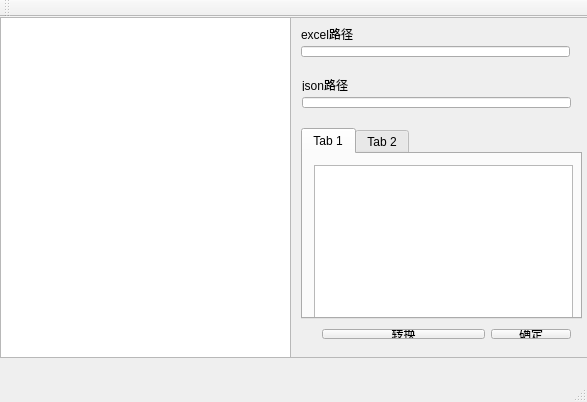
<?xml version="1.0" encoding="UTF-8"?>
<ui version="4.0">
 <class>MainWindow</class>
 <widget class="QMainWindow" name="MainWindow">
  <property name="geometry">
   <rect>
    <x>0</x>
    <y>0</y>
    <width>587</width>
    <height>402</height>
   </rect>
  </property>
  <property name="windowTitle">
   <string>MainWindow</string>
  </property>
  <widget class="QWidget" name="centralWidget">
   <widget class="QScrollArea" name="scrollArea">
    <property name="geometry">
     <rect>
      <x>290</x>
      <y>0</y>
      <width>301</width>
      <height>341</height>
     </rect>
    </property>
    <property name="widgetResizable">
     <bool>true</bool>
    </property>
    <widget class="QWidget" name="scrollAreaWidgetContents">
     <property name="geometry">
      <rect>
       <x>0</x>
       <y>0</y>
       <width>299</width>
       <height>339</height>
      </rect>
     </property>
     <widget class="QWidget" name="verticalLayoutWidget">
      <property name="geometry">
       <rect>
        <x>-1</x>
        <y>-1</y>
        <width>291</width>
        <height>51</height>
       </rect>
      </property>
      <layout class="QVBoxLayout" name="verticalLayout">
       <item>
        <widget class="QLabel" name="label">
         <property name="text">
          <string>excel路径</string>
         </property>
        </widget>
       </item>
       <item>
        <widget class="QLineEdit" name="lineEdit"/>
       </item>
      </layout>
     </widget>
     <widget class="QWidget" name="verticalLayoutWidget_2">
      <property name="geometry">
       <rect>
        <x>0</x>
        <y>50</y>
        <width>291</width>
        <height>51</height>
       </rect>
      </property>
      <layout class="QVBoxLayout" name="verticalLayout_2">
       <item>
        <widget class="QLabel" name="label_2">
         <property name="text">
          <string>json路径</string>
         </property>
        </widget>
       </item>
       <item>
        <widget class="QLineEdit" name="lineEdit_2"/>
       </item>
      </layout>
     </widget>
     <widget class="QTabWidget" name="tabWidget">
      <property name="geometry">
       <rect>
        <x>10</x>
        <y>110</y>
        <width>281</width>
        <height>191</height>
       </rect>
      </property>
      <property name="tabPosition">
       <enum>QTabWidget::North</enum>
      </property>
      <property name="currentIndex">
       <number>0</number>
      </property>
      <widget class="QWidget" name="tab">
       <attribute name="title">
        <string>Tab 1</string>
       </attribute>
       <widget class="QWidget" name="verticalLayoutWidget_3">
        <property name="geometry">
         <rect>
          <x>0</x>
          <y>0</y>
          <width>281</width>
          <height>191</height>
         </rect>
        </property>
        <layout class="QVBoxLayout" name="verticalLayout_3">
         <item>
          <widget class="QPlainTextEdit" name="plainTextEdit"/>
         </item>
        </layout>
       </widget>
      </widget>
      <widget class="QWidget" name="tab_2">
       <attribute name="title">
        <string>Tab 2</string>
       </attribute>
      </widget>
     </widget>
     <widget class="QWidget" name="horizontalLayoutWidget">
      <property name="geometry">
       <rect>
        <x>20</x>
        <y>300</y>
        <width>271</width>
        <height>32</height>
       </rect>
      </property>
      <layout class="QHBoxLayout" name="horizontalLayout">
       <item>
        <widget class="QPushButton" name="pushButton">
         <property name="text">
          <string>转换</string>
         </property>
        </widget>
       </item>
       <item>
        <widget class="QPushButton" name="pushButton_2">
         <property name="sizePolicy">
          <sizepolicy hsizetype="Fixed" vsizetype="Fixed">
           <horstretch>0</horstretch>
           <verstretch>0</verstretch>
          </sizepolicy>
         </property>
         <property name="text">
          <string>确定</string>
         </property>
        </widget>
       </item>
      </layout>
     </widget>
    </widget>
   </widget>
   <widget class="QTableWidget" name="tableWidget">
    <property name="geometry">
     <rect>
      <x>0</x>
      <y>0</y>
      <width>291</width>
      <height>341</height>
     </rect>
    </property>
   </widget>
  </widget>
  <widget class="QMenuBar" name="menuBar">
   <property name="geometry">
    <rect>
     <x>0</x>
     <y>0</y>
     <width>587</width>
     <height>22</height>
    </rect>
   </property>
  </widget>
  <widget class="QToolBar" name="mainToolBar">
   <attribute name="toolBarArea">
    <enum>TopToolBarArea</enum>
   </attribute>
   <attribute name="toolBarBreak">
    <bool>false</bool>
   </attribute>
  </widget>
  <widget class="QStatusBar" name="statusBar"/>
 </widget>
 <layoutdefault spacing="6" margin="11"/>
 <resources/>
 <connections/>
</ui>
